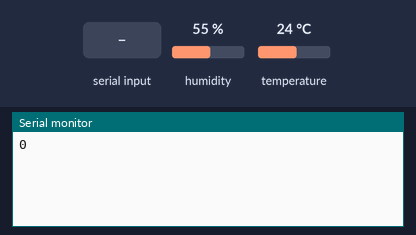
A sketch run on a simulated Arduino Uno, built with avr-gcc and run on an emulated ATmega328P. Parts: the last lines printed to the serial monitor. The inputs (shaded band) are chosen by the test bench; at power-on: humidity 55 %, temperature 24 °C. The modem accepts every AT command (registered, SIM ready, sends succeed) and sends nothing else.

Above: at 5.2 s.
5.3 s: "$GPGGA," received over Serial
At 14.1 s:
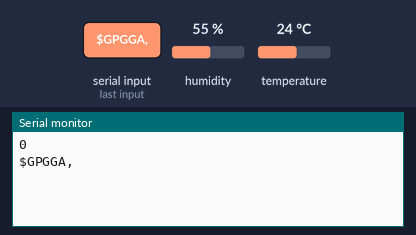
15.0 s: "," received over Serial
At 17.4 s:
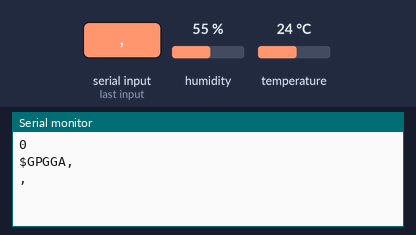

The sketch:

A7gpsmqtt.ino
```cpp
#include <SoftwareSerial.h>
#include <stdlib.h>
#include <string.h>
#include <DHT22.h>
#define DHT22_PIN 7//7号脚不接任何电阻
DHT22 myDHT22(DHT22_PIN);
char atCommand[50];
float hum,tum;
unsigned char mqttMessage[127];
int mqttMessageLength = 0;
int baseIndex;
int p=0;
SoftwareSerial gprs(2, 3);//用于发送AT指令
//SoftwareSerial gps(4, 5);//实际只用4号引脚接收GPS信号
String lng;//经度
String lat;//纬度
//int count=0;


void setup() {
  gprs.begin(115200);
  Serial.begin(9600);
  //gps.begin(9600);
  s();
 // delay(5000);
}

void loop() {
//  Serial.println(count);
  //count++;
     delay(1000);
       DHT22_ERROR_t errorCode;
  if( myDHT22.readData()== DHT_ERROR_NONE){
    tum=myDHT22.getTemperatureC();
    hum=myDHT22.getHumidity();
    }  //读取DHT22的数据判断并赋予h,t.
   String c;//存放接收到的所有GPS包
   String aftersplit;//存放符合要求的GPS包
   c=command();
    Serial.println(c);
     Serial.println(c.length());
     aftersplit=split(c);//筛选符合要求的GPS包
       //Serial.println(aftersplit);
       Serial.println(lng);//经度
        Serial.println(lat);//纬度
String json= buildJson();
  char jsonStr[300];
  json.toCharArray(jsonStr,300);
  sendMQTTMessage("chenyu", "124.160.104.198", "1883", "zuccmqtt",jsonStr,"chenyu","KDANAA921");

}

void sendMQTTMessage(char* clientId, char* brokerUrl, char* brokerPort, char* topic, char* message ,char* username, char* password){
 delay(1000); // Wait a second
 String c;
 strcpy(atCommand, "AT+CIPSTART=\"TCP\",\"");
 strcat(atCommand, brokerUrl);
 strcat(atCommand, "\",");
 strcat(atCommand, brokerPort);
 gprs.println(atCommand);
 mqttMessageLength= mqtt_connect_message(mqttMessage, clientId,username,password);
 delay(7000);
  gprs.println("AT+CIPSEND="+String(mqttMessageLength));
  c=command2();
   Serial.println(c);
 for (int j = 0; j < mqttMessageLength; j++) {
  gprs.write(mqttMessage[j]); // Message contents
 }
 mqttMessageLength = mqtt_publish_message(mqttMessage, topic, message);
 delay(2000);
  gprs.println("AT+CIPSEND="+String(mqttMessageLength));
  c=command2();
   Serial.println(c);
 for (int k = 0; k < mqttMessageLength; k++) {
  gprs.write(mqttMessage[k]);
 }
  c=command2();
   Serial.println(c);
  gprs.println("AT+CIPCLOSE");
  c=command2();
   Serial.println(c);
}
int mqtt_connect_message(unsigned char *mqttMessage,char* client_id,char* username,char* password)
{
    char i = 0;
    char client_id_length = strlen(client_id);
    int username_length = strlen(username);
    int password_length = strlen(password);
    int packetLen = 12 + 2 + client_id_length + 2 + username_length + 2 + password_length;

    mqttMessage[0] = 16;                      // MQTT Message Type CONNECT
    mqttMessage[1] = packetLen%256;
    baseIndex = 2;
    if( packetLen >127 ){//
        mqttMessage[2] = 1;//packetLen/127;
        baseIndex = 3;
    }


    mqttMessage[baseIndex] = 0;                       // Protocol Name Length MSB
    mqttMessage[baseIndex+1] = 6;                       // Protocol Name Length LSB
    mqttMessage[baseIndex+2] = 77;                      // ASCII Code for M
    mqttMessage[baseIndex+3] = 81;                      // ASCII Code for Q
    mqttMessage[baseIndex+4] = 73;                      // ASCII Code for I
    mqttMessage[baseIndex+5] = 115;                     // ASCII Code for s
    mqttMessage[baseIndex+6] = 100;                     // ASCII Code for d
    mqttMessage[baseIndex+7] = 112;                     // ASCII Code for p
    mqttMessage[baseIndex+8] = 3;                      // MQTT Protocol version = 3
    mqttMessage[baseIndex+9] = 194;                   // conn flags
    mqttMessage[baseIndex+10] = 0;                      // Keep-alive Time Length MSB
    mqttMessage[baseIndex+11] = 60;                     // Keep-alive Time Length LSB

    mqttMessage[baseIndex+12] = 0;                      // Client ID length MSB
    mqttMessage[baseIndex+13] = client_id_length;       // Client ID length LSB

    baseIndex += 14;
    // Client ID
    for(i = 0; i < client_id_length; i++){
        mqttMessage[baseIndex + i] = client_id[i];
    }

    baseIndex = baseIndex+client_id_length;

    //username
    mqttMessage[baseIndex] = 0;                      //username length MSB
    mqttMessage[baseIndex+1] = username_length;       //username length LSB
    baseIndex = baseIndex+2;
    for(i = 0; i < username_length ; i++){
        mqttMessage[baseIndex + i] = username[i];
    }

    baseIndex = baseIndex + username_length;

    //password
    mqttMessage[baseIndex] = 0;                      //password length MSB
    mqttMessage[baseIndex+1] = password_length;       //password length LSB
    baseIndex = baseIndex + 2;
    for(i = 0; i < password_length ; i++){
        mqttMessage[baseIndex + i] = password[i];
    }

    baseIndex += password_length;

    return baseIndex;
}


int mqtt_publish_message(unsigned char *mqttMessage, char  *topic, char  *message) {

    //mqttMessage = 0;

    unsigned char i = 0;
    unsigned char topic_length = strlen(topic);
    unsigned char message_length = strlen(message);

    mqttMessage[0] = 48;                                  // MQTT Message Type CONNECT
    mqttMessage[1] = 2 + topic_length + message_length;   // Remaining length
    mqttMessage[2] = 0;                                   // MQTT Message Type CONNECT
    mqttMessage[3] = topic_length;                        // MQTT Message Type CONNECT

    // Topic
    for(i = 0; i < topic_length; i++){
        mqttMessage[4 + i] = topic[i];
    }

    // Message
    for(i = 0; i < message_length; i++){
        mqttMessage[4 + topic_length + i] = message[i];
    }

    return 4 + topic_length + message_length;
}
int strlen(char *str)
{
    int len = 0;
    while (*str != '\0') {
        len++;
        str++;
    }
    return len;
}

String buildJson() {
  String data = "{";
  data+="\"HTU_T\":\"";
  data+=String(tum);
  data+= "\",";

  data+="\"HTU_H\":\"";
  data+=String(hum);
  data+= "\",";

  data+="\"firstspeed\":\"";
  data+=String(p);
  data+= "\",";

  data+="\"lastspeed\":\"";
  data+=String(p);
  data+= "\",";

  data+="\"gps\":\"";
  data+=String(lat);
  data+= ",";
  data+=String(lng);
  data+="\"";
  data+="}";

  return data;
}

String  split (String c){//处理所有GPS包，解析出经纬度。
  int q1=0;
  int q2=0;
  String ans="";
  int i,j=0;
  int op[100];
  if(c.length()>62&&c.length()<130&&c.startsWith("$GPGGA,")){
    for(i=0;i<=c.length();i++){
     if( c[i]==','){ op[j]=i;j++;}
    }
       if(j!=12)return ans;
       lng="";
       lat="";
for(int k=op[1]+1;k<op[2]&&q1<50;k++){
  lat+=char(c[k]);
  q1++;
  }
 for(int k=op[3]+1;k<op[4]&&q2<50;k++){
  lng+=char(c[k]);
  q2++;
  }
    ans=c;
    return ans;
    }
    else return ans;
  }

void s(){//AT指令
   String c;
   gprs.println("AT");
   c=command2();
   Serial.println(c);
   gprs.println("ATE1");
    c=command2();
   Serial.println(c);
   gprs.println("AT+CGATT=1");
    c=command2();
   Serial.println(c);
   gprs.println("AT+CGACT=1,1");
   c=command2();
   Serial.println(c);
   gprs.println("AT+GPS=1");
   c=command2();
   Serial.println(c);
    gprs.println("AT+CGATT=1");
   c=command2();
   Serial.println(c);
   gprs.println("AT+CGACT=1,1");
   c=command2();
   Serial.println(c);
   gprs.println("AT+AGPS=0");
   c=command2();
   Serial.println(c);
}

String command(){//接收GPS字符包
  int xiabiao;
  String hu;
while(Serial.available()) {
  hu+=char(Serial.read());
  }
  return hu;
}

String command2(){//接收AT指令反馈
  int xiabiao;
  String hu;
long last2 = millis();
  long now2 = millis();//记录当前时间
   while (last2-now2< 500) {//运行0.5秒

         while(Serial.available()) {
              hu+=char(Serial.read());
       }
         last2 = millis();
   }
  return hu;
}
```

Measured:
- after the input at 5.3 s, the serial monitor: prints a new line after 8.2 s (image 1)
- after the input at 15.0 s, the serial monitor: prints a new line after 1.0 s (image 2)
